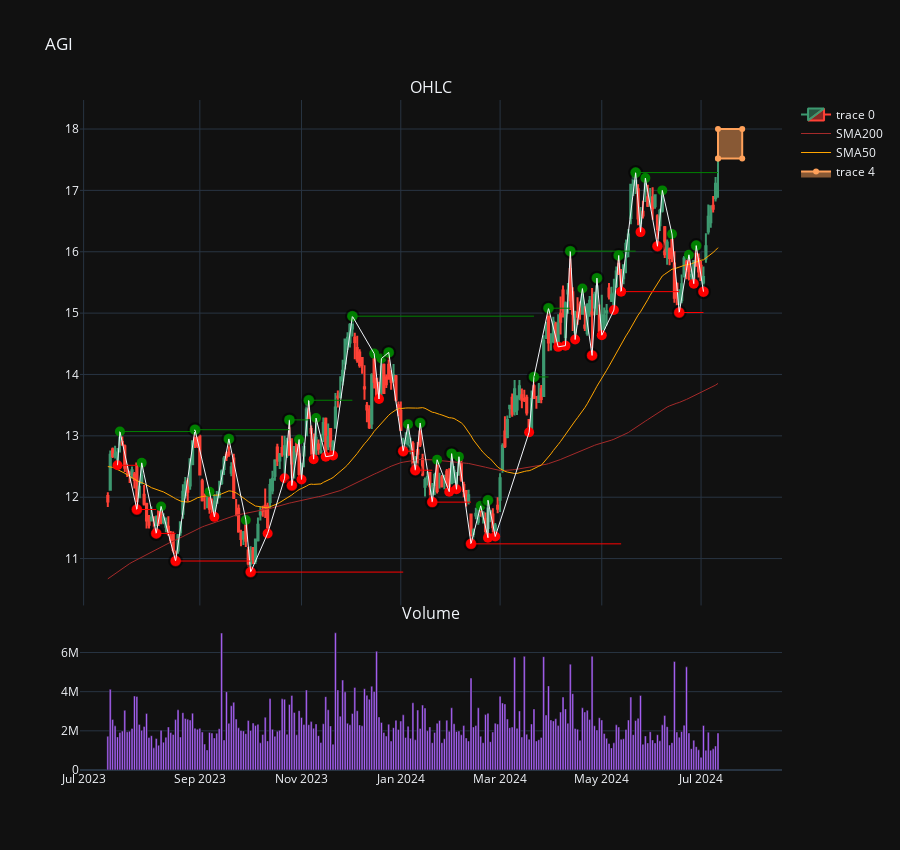

The code cell stored with this chart in its notebook:
### Code cell
ticker = "AGI"

data, price_target = helper.get_daily_chart(
    ticker, startdate="2023-07-11", enddate="2024-07-11"
)

data=data.sort_values(by='date',ascending=True).reset_index(drop=True)

fig = helper.create_candlestick_graph(data)

order=2

localmin, localmax,extremas = helper.getextremes(data, order=order)

fig = helper.add_price_target(fig,data, price_target)
fig = helper.add_circles(fig, data, localmin,yparam='low',color='red')
fig = helper.add_circles(fig, data, localmax,yparam='high',color='green')
fig = helper.draw_extreme_lines(fig, data, extremas)
fig = helper.draw_support_lines(fig, data, localmax=localmax, localmin=localmin, maxage=90)

fig.update_layout(autosize=True, height=850, title_text=ticker)

fig.show()
